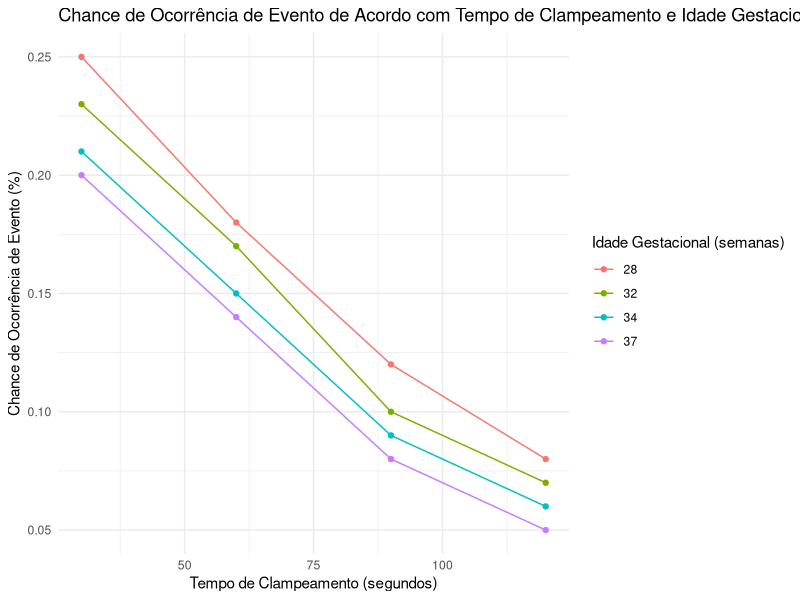

Write the R code that produced this figure.
## ---- chunk 1

# Carregar a biblioteca ggplot2
library(ggplot2)

# Exemplo de dataset fictício
dataset <- data.frame(
  idade_gestacional = c(28, 28, 28, 28, 32, 32, 32, 32, 34, 34, 34, 34, 37, 37, 37, 37),
  tempo_clampeamento = c(30, 60, 90, 120, 30, 60, 90, 120, 30, 60, 90, 120, 30, 60, 90, 120),
  chance_ocorrencia_evento = c(0.25, 0.18, 0.12, 0.08, 0.23, 0.17, 0.10, 0.07, 0.21, 0.15, 0.09, 0.06, 0.20, 0.14, 0.08, 0.05)
)

# Criando o gráfico com ggplot2
plot <- ggplot(dataset, aes(x = tempo_clampeamento, y = chance_ocorrencia_evento, color = factor(idade_gestacional))) +
  geom_line() +
  geom_point() +
  labs(
    title = "Chance de Ocorrência de Evento de Acordo com Tempo de Clampeamento e Idade Gestacional",
    x = "Tempo de Clampeamento (segundos)",
    y = "Chance de Ocorrência de Evento (%)",
    color = "Idade Gestacional (semanas)"
  ) +
  theme_minimal()

# Exibir o gráfico
print(plot)
